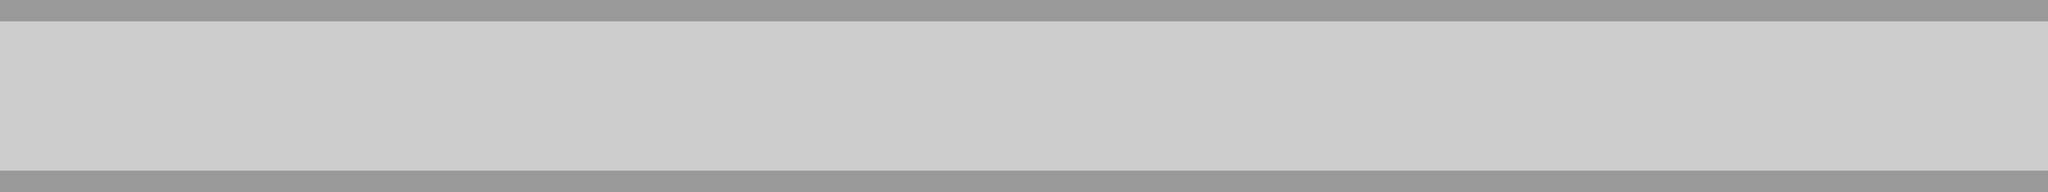

Below is a game level as drawn by its tile map, then a one-line description and the .tmx file that defines it, in full:
An orthogonal 96x9 tile map with 80x80 px tiles, 2 tile layers (BackgroundLayer, TileLayer), 2 tilesets and 11 objects (11x TorchHere).

<map version="1.0" tiledversion="1.1.1" orientation="orthogonal" renderorder="right-down" width="96" height="9" tilewidth="80" tileheight="80" infinite="0" nextobjectid="35">
 <tileset firstgid="1" name="BackgroundLarge" tilewidth="80" tileheight="80" tilecount="216" columns="27">
  <image source="BackgroundLarge.png" width="2160" height="654" />
  <tile id="162">
   <objectgroup draworder="index" />
  </tile>
  <tile id="189" type="Ground">
   <objectgroup draworder="index" />
  </tile>
 </tileset>
 <tileset firstgid="217" name="TrapSpriteSheet" tilewidth="80" tileheight="80" tilecount="1900" columns="50">
  <image source="TrapSpriteSheet.png" width="4040" height="3052" />
 </tileset>
 <layer name="BackgroundLayer" width="96" height="9">
  <data encoding="csv">
127,127,127,127,127,127,128,129,129,129,129,129,102,102,102,102,102,75,75,75,75,75,75,73,73,73,73,73,73,73,73,73,73,127,128,129,129,129,129,129,129,102,102,75,73,73,74,75,136,136,136,136,136,136,136,136,136,136,136,136,136,136,136,136,136,136,136,136,136,136,136,136,136,136,136,136,136,136,136,136,136,136,136,136,136,136,136,136,136,136,136,136,136,136,136,136,
100,73,74,73,74,127,127,127,127,100,127,128,129,129,129,129,129,102,102,102,102,102,75,75,75,75,100,100,100,100,100,100,100,100,100,100,100,100,127,128,129,129,129,102,75,75,73,73,136,136,136,136,136,136,136,136,136,136,136,136,136,136,136,136,136,136,136,136,136,136,136,136,136,136,136,136,136,136,136,136,136,136,136,136,136,136,136,136,136,136,136,136,136,136,136,136,
127,73,74,73,74,75,100,127,127,127,127,127,100,100,100,127,128,129,129,129,129,129,102,102,102,102,75,75,75,75,75,75,127,127,127,127,127,127,127,127,127,128,129,129,102,102,75,75,136,136,136,136,136,136,136,136,136,136,136,136,136,136,136,136,136,136,136,136,136,136,136,136,136,136,136,136,136,136,136,136,136,136,136,136,136,136,136,136,136,136,136,136,136,136,136,136,
73,74,75,73,74,75,127,100,100,73,127,128,127,127,127,127,100,100,100,100,127,128,129,129,129,129,102,102,102,102,102,75,75,129,129,129,129,129,129,100,100,127,128,129,129,129,102,102,136,136,136,136,136,136,136,136,136,136,136,136,136,136,136,136,136,136,136,136,136,136,136,136,136,136,136,136,136,136,136,136,136,136,136,136,136,136,136,136,136,136,136,136,136,136,136,136,
73,74,75,73,73,74,75,127,127,100,100,100,127,128,129,129,127,127,127,127,127,127,100,100,127,128,129,129,129,129,129,102,102,129,129,129,129,102,102,75,75,75,75,75,127,128,129,129,136,136,136,136,136,136,136,136,136,136,136,136,136,136,136,136,136,136,136,136,136,136,136,136,136,136,136,136,136,136,136,136,136,136,136,136,136,136,136,136,136,136,136,136,136,136,136,136,
73,74,73,100,73,73,73,127,127,127,127,127,100,100,73,73,127,128,129,129,127,127,127,127,127,127,127,127,127,128,129,129,129,127,127,127,128,129,129,102,102,102,102,102,102,102,102,102,136,136,136,136,136,136,136,136,136,136,136,136,136,136,136,136,136,136,136,136,136,136,136,136,136,136,136,136,136,136,136,136,136,136,136,136,136,136,136,136,136,136,136,136,136,136,136,136,
73,73,100,127,100,100,73,73,127,127,127,127,127,127,100,100,100,100,127,128,129,129,127,73,74,75,75,75,75,75,102,102,102,102,127,128,129,129,129,129,129,129,129,129,129,129,129,129,136,136,136,136,136,136,136,136,136,136,136,136,136,136,136,136,136,136,136,136,136,136,136,136,136,136,136,136,136,136,136,136,136,136,136,136,136,136,136,136,136,136,136,136,136,136,136,136,
100,100,127,127,127,127,100,100,100,73,127,127,127,127,127,127,127,127,127,100,127,128,73,73,73,73,74,73,73,73,73,73,73,73,73,73,73,127,128,129,129,129,129,129,129,129,129,102,136,136,136,136,136,136,136,136,136,136,136,136,136,136,136,136,136,136,136,136,136,136,136,136,136,136,136,136,136,136,136,136,136,136,136,136,136,136,136,136,136,136,136,136,136,136,136,136,
127,127,127,128,127,127,127,127,127,100,100,100,127,127,127,127,127,127,127,127,127,128,100,100,100,73,73,100,100,100,100,100,100,100,100,100,100,100,100,100,100,100,127,128,127,128,129,129,136,136,136,136,136,136,136,136,136,136,136,136,136,136,136,136,136,136,136,136,136,136,136,136,136,136,136,136,136,136,136,136,136,136,136,136,136,136,136,136,136,136,136,136,136,136,136,136
</data>
 </layer>
 <layer name="TileLayer" width="96" height="9">
  <data encoding="csv">
1,1,1,1,1,1,1,1,1,1,1,1,1,1,1,1,1,1,1,1,1,1,1,1,1,1,1,1,1,1,1,1,1,1,1,1,1,1,1,1,1,1,1,1,1,1,1,1,190,190,190,190,190,190,190,190,190,190,190,190,190,190,190,190,190,190,190,190,190,190,190,190,190,190,190,190,190,190,190,190,190,190,190,190,190,190,190,190,190,190,190,190,190,190,190,190,
0,0,0,0,0,0,0,0,0,0,0,0,0,0,0,0,0,0,0,0,0,0,0,0,0,0,0,0,0,0,0,0,0,0,0,0,0,0,0,0,0,0,0,0,0,0,0,0,0,0,0,0,0,0,0,0,0,0,0,0,0,0,0,0,0,0,0,0,0,0,0,0,0,0,0,0,0,0,0,0,0,0,0,0,0,0,0,0,0,0,0,0,0,0,0,0,
0,0,0,0,0,0,0,0,0,0,0,0,0,0,0,0,0,0,0,0,0,0,0,0,0,0,0,0,0,0,0,0,0,0,0,0,0,0,0,0,0,0,0,0,0,0,0,0,0,0,0,0,0,0,0,0,0,0,0,0,0,0,0,0,0,0,0,0,0,0,0,0,0,0,0,0,0,0,0,0,0,0,0,0,0,0,0,0,0,0,0,0,0,0,0,0,
0,0,0,0,0,0,0,0,0,0,0,0,0,0,0,0,0,0,0,0,0,0,0,0,0,0,0,0,0,0,0,0,0,0,0,0,0,0,0,0,0,0,0,0,0,0,0,0,0,0,0,0,0,0,0,0,0,0,0,0,0,0,0,0,0,0,0,0,0,0,0,0,0,0,0,0,0,0,0,0,0,0,0,0,0,0,0,0,0,0,0,0,0,0,0,0,
0,0,0,0,0,0,0,0,0,0,0,0,0,0,0,0,0,0,0,0,0,0,0,0,0,0,0,0,0,0,0,0,0,0,0,0,0,0,0,0,0,0,0,0,0,0,0,0,0,0,0,0,0,0,0,0,0,0,0,0,0,0,0,0,0,0,0,0,0,0,0,0,0,0,0,0,0,0,0,0,0,0,0,0,0,0,0,0,0,0,0,0,0,0,0,0,
0,0,0,0,0,0,0,0,0,0,0,0,0,0,0,0,0,0,0,0,0,0,0,0,0,0,0,0,0,0,0,0,0,0,0,0,0,0,0,0,0,0,0,0,0,0,0,0,0,0,0,0,0,0,0,0,0,0,0,0,0,0,0,0,0,0,0,0,0,0,0,0,0,0,0,0,0,0,0,0,0,0,0,0,0,0,0,0,0,0,0,0,0,0,0,0,
0,0,0,0,0,0,0,0,0,0,0,0,0,0,0,0,0,0,0,0,0,0,0,0,0,0,0,0,0,0,0,0,0,0,0,0,0,0,0,0,0,0,0,0,0,0,0,0,0,0,0,0,0,0,0,0,0,0,0,0,0,0,0,0,0,0,0,0,0,0,0,0,0,0,0,0,0,0,0,0,0,0,0,0,0,0,0,0,0,0,0,0,0,0,0,0,
0,0,0,0,0,0,0,0,0,0,0,0,0,0,0,0,0,0,0,0,0,0,0,0,0,0,0,0,0,0,0,0,0,0,0,0,0,0,0,0,0,0,0,0,0,0,0,0,0,0,0,0,0,0,0,0,0,0,0,0,0,0,0,0,0,0,0,0,0,0,0,0,0,0,0,0,0,0,0,0,0,0,0,0,0,0,0,0,0,0,0,0,0,0,0,0,
190,191,192,193,194,195,196,197,198,190,191,192,193,194,195,196,190,191,192,193,194,195,190,191,192,193,194,195,196,197,198,199,200,201,190,191,190,191,192,193,194,195,196,197,198,199,200,190,190,190,190,190,190,190,190,190,190,190,190,190,190,190,190,190,190,190,190,190,190,190,190,190,190,190,190,190,190,190,190,190,190,190,190,190,190,190,190,190,190,190,190,190,190,190,190,190
</data>
 </layer>
 <objectgroup name="EntityLayer">
  <object id="19" name="TorchHere" type="TorchHere" x="168" y="330" width="78" height="78" />
  <object id="20" name="TorchHere" type="TorchHere" x="882" y="322" width="78" height="78" />
  <object id="22" name="TorchHere" type="TorchHere" x="1604" y="322" width="78" height="78" />
  <object id="26" name="TorchHere" type="TorchHere" x="2328" y="326" width="78" height="78" />
  <object id="27" name="TorchHere" type="TorchHere" x="3764" y="318" width="78" height="78" />
  <object id="28" name="TorchHere" type="TorchHere" x="3042" y="318" width="78" height="78" />
  <object id="30" name="TorchHere" type="TorchHere" x="5924" y="318" width="78" height="78" />
  <object id="31" name="TorchHere" type="TorchHere" x="5208" y="318" width="78" height="78" />
  <object id="32" name="TorchHere" type="TorchHere" x="4474" y="314" width="78" height="78" />
  <object id="33" name="TorchHere" type="TorchHere" x="6642" y="326" width="78" height="78" />
  <object id="34" name="TorchHere" type="TorchHere" x="7356" y="314" width="78" height="78" />
 </objectgroup>
</map>
